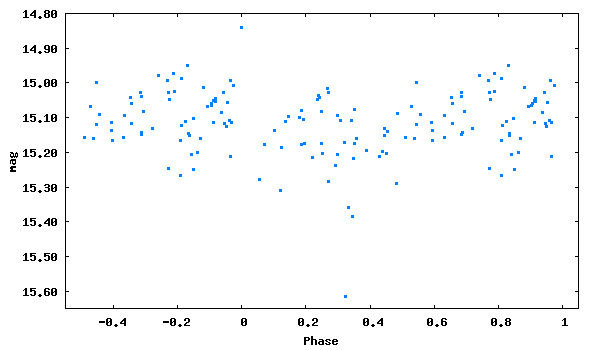

This figure's gnuplot source:
set term png size 600,350 medium
set colors classic
set output 'phase_lc_20.png'
set xlabel 'Phase'
set ylabel 'mag'
#set title 'JDmax = 2447035.45800 + 0.1319815 x E'
set format y '%5.2f'
plot [-0.55:1.05][15.65:14.80] "phase_lc_20.dat" linecolor 3 pointtype 5 pointsize 0.3 title ""
